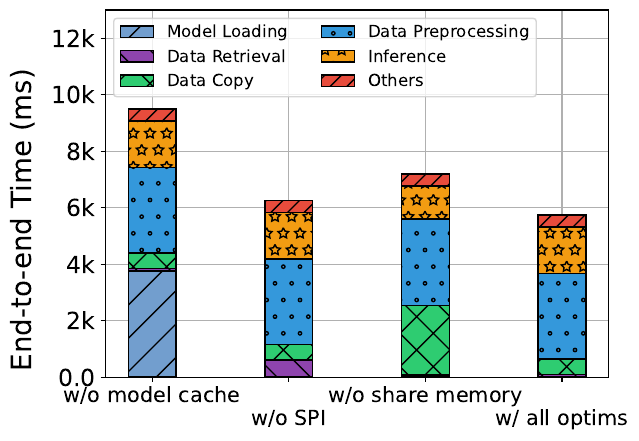

The Python source for this figure:
import json
import matplotlib.pyplot as plt
import matplotlib.gridspec as gridspec
import numpy as np
from matplotlib.ticker import FuncFormatter
from brokenaxes import brokenaxes


def thousands_formatter(x, pos):
    if x >= 1e3:
        return '{:.0f}k'.format(x * 1e-3)
    else:
        return '{:.1f}'.format(x)


thousands_format = FuncFormatter(thousands_formatter)


# Helper function to load data
def load_data(filepath):
    with open(filepath, 'r') as file:
        return json.load(file)


# Set your plot parameters
bar_width = 0.35
opacity = 0.8
set_font_size = 15  # Set the font size
set_lgend_size = 12
set_tick_size = 12
colors = ['#729ECE', '#8E44AD', '#2ECC71', '#3498DB', '#F39C12', '#E74C3C', '#2C3E50', '#27AE60', '#F1C40F', '#9B59B6']
hatches = ['/', '\\', 'x', '.', '*', '//', '\\\\', 'xx', '..', '**']


def scale_to_ms(latencies):
    result = {}
    for key, value in latencies.items():
        value = value * 1000
        result[key] = value
    return result


# here run 10k rows for inference.,
# each sub-list is "compute time" and "data fetch time"

basic_exps = {
    "out_db_cpu": {'data_query_time': 0.6033484935760498, 'py_conver_to_tensor': 2.626680612564087, 'tensor_to_gpu': 0.0002684593200683594, 'py_compute': 1.1743614673614502, 'load_model': 0.14634346961975098, 'overall_query_latency': 4.617777109146118},
}

# Collecting data for plotting
datasets_result = {
    'w/o model cache':
        {'mem_allocate_time': 0.000211036, 'data_query_time_spi': 0.086204318, 'diff': -0.00032627899999937426, 'model_init_time': 3.759357937, 'overall_query_latency': 7.791192761, 'python_compute_time': 5.947771939, 'data_query_time': 1.8352505460000001, 'py_conver_to_tensor': 3.0297083854675293, 'py_compute': 1.6506195068359375, 'py_overall_duration': 5.400642156600952, 'py_diff': 0.4203142642974854},

    '\nw/o SPI':
        {'mem_allocate_time': 0.000211036, 'data_query_time_spi': 0.6033484935760498, 'diff': -0.00032627899999937426, 'model_init_time': 0.007843997, 'overall_query_latency': 7.791192761, 'python_compute_time': 5.947771939, 'data_query_time': 1.8352505460000001, 'py_conver_to_tensor': 3.0297083854675293, 'py_compute': 1.6506195068359375, 'py_overall_duration': 5.400642156600952, 'py_diff': 0.4203142642974854},

    'w/o share memory':
        {'model_init_time': 0.008697525, 'data_query_time_spi': 0.069067049, 'data_query_time': 2.915582513, 'python_compute_time': 5.020754292, 'overall_query_latency': 7.945128665, 'diff': -9.433500000000095e-05, 'py_conver_to_tensor': 3.0656007289886475, 'py_compute': 1.1661615371704102, 'py_overall_duration': 2.560455799102783, 'py_diff': 0.4286935329437256},

    '\nw/ all optims':
        {'mem_allocate_time': 0.000211036, 'data_query_time_spi': 0.086204318, 'diff': -0.00032627899999937426, 'model_init_time': 0.007843997, 'overall_query_latency': 7.791192761, 'python_compute_time': 5.947771939, 'data_query_time': 1.8352505460000001, 'py_conver_to_tensor': 3.0297083854675293, 'py_compute': 1.6506195068359375, 'py_overall_duration': 5.400642156600952, 'py_diff': 0.4203142642974854}
}

datasets = list(datasets_result.keys())

# Plotting
fig, ax = plt.subplots(figsize=(6.4, 4.5))

# Initial flags to determine whether the labels have been set before
set_label_in_db_model_load = True
set_label_in_db_data_query = True
set_label_in_db_data_copy_start_py = True
set_label_in_db_data_preprocess = True
set_label_in_db_data_compute = True
set_label_in_db_data_others = True

indices = []
index = 0
for dataset, valuedic in datasets_result.items():
    indices.append(index)
    indb_med_opt = scale_to_ms(valuedic)

    # set labesl
    label_in_db_model_load = 'Model Loading' if set_label_in_db_model_load else None
    label_in_db_data_query = 'Data Retrieval' if set_label_in_db_data_query else None
    label_in_db_data_copy_start_py = 'Data Copy' if set_label_in_db_data_copy_start_py else None
    label_in_db_data_preprocess = 'Data Preprocessing' if set_label_in_db_data_preprocess else None
    label_in_db_data_compute = 'Inference' if set_label_in_db_data_compute else None
    label_in_db_data_others = 'Others' if set_label_in_db_data_others else None

    # in-db with optimizization
    in_db_data_model_load = indb_med_opt["model_init_time"]
    # wrapper time - python inner compute time
    in_db_data_query = indb_med_opt["data_query_time_spi"]
    in_db_data_copy_start_py = indb_med_opt["python_compute_time"] - indb_med_opt["py_overall_duration"]
    in_db_data_preprocess = indb_med_opt["py_conver_to_tensor"]
    in_db_data_compute = indb_med_opt["py_compute"]
    in_db_data_others = indb_med_opt["py_diff"]

    ax.bar(index, in_db_data_model_load, bar_width, color=colors[0], hatch=hatches[0], zorder=2,
           label=label_in_db_model_load, edgecolor='black')

    ax.bar(index, in_db_data_query, bar_width, color=colors[1], hatch=hatches[1], zorder=2,
           bottom=in_db_data_model_load,
           label=label_in_db_data_query, edgecolor='black')

    ax.bar(index, in_db_data_copy_start_py, bar_width, color=colors[2], hatch=hatches[2], zorder = 2,
           bottom=in_db_data_query+in_db_data_model_load,
           label = label_in_db_data_copy_start_py,
           edgecolor='black')

    ax.bar(index, in_db_data_preprocess, bar_width, color=colors[3], hatch=hatches[3], zorder=2,
           bottom=in_db_data_query + in_db_data_copy_start_py+in_db_data_model_load,
           label=label_in_db_data_preprocess, edgecolor='black')

    ax.bar(index, in_db_data_compute, bar_width, color=colors[4], hatch=hatches[4], zorder=2,
           bottom=in_db_data_query + in_db_data_copy_start_py + in_db_data_preprocess+in_db_data_model_load,
           label=label_in_db_data_compute, edgecolor='black')

    ax.bar(index, in_db_data_others, bar_width, color=colors[5], hatch=hatches[5], zorder = 2,
           bottom=in_db_data_query + in_db_data_copy_start_py + in_db_data_preprocess + in_db_data_compute+in_db_data_model_load,
           label=label_in_db_data_others,
           edgecolor='black')

    # Update the flags to ensure the labels are not set again in the next iterations
    set_label_in_db_model_load = False
    set_label_in_db_data_query = False
    set_label_in_db_data_copy_start_py = False
    set_label_in_db_data_preprocess = False
    set_label_in_db_data_compute = False
    set_label_in_db_data_others = False

    index += 1

# legned etc
ax.set_ylabel(".", fontsize=20, color='white')
fig.text(0.01, 0.5, 'End-to-end Time (ms)', va='center', rotation='vertical', fontsize=20)

ax.set_ylim(top=13000)

ax.set_xticks(indices)
ax.set_xticklabels(datasets, rotation=-0, fontsize=set_font_size)


# ax.legend(fontsize=set_lgend_size - 2, ncol=2, )
ax.legend(fontsize=set_lgend_size, ncol=2, loc='upper left')

# Since the yaxis formatter is tricky with brokenaxes, you might need to set it for the actual underlying axes:
ax.yaxis.set_major_formatter(thousands_format)

ax.tick_params(axis='y', which='major', labelsize=set_tick_size + 5)

ax.grid(True, zorder=1)  # grid in front of bars

plt.tight_layout()
fig.tight_layout()
# plt.show()
print(f"saving to ./internal/ml/model_slicing/In_DB_inference/micro.pdf")
fig.savefig(f"./internal/ml/model_slicing/In_DB_inference/micro.pdf",
            bbox_inches='tight')
